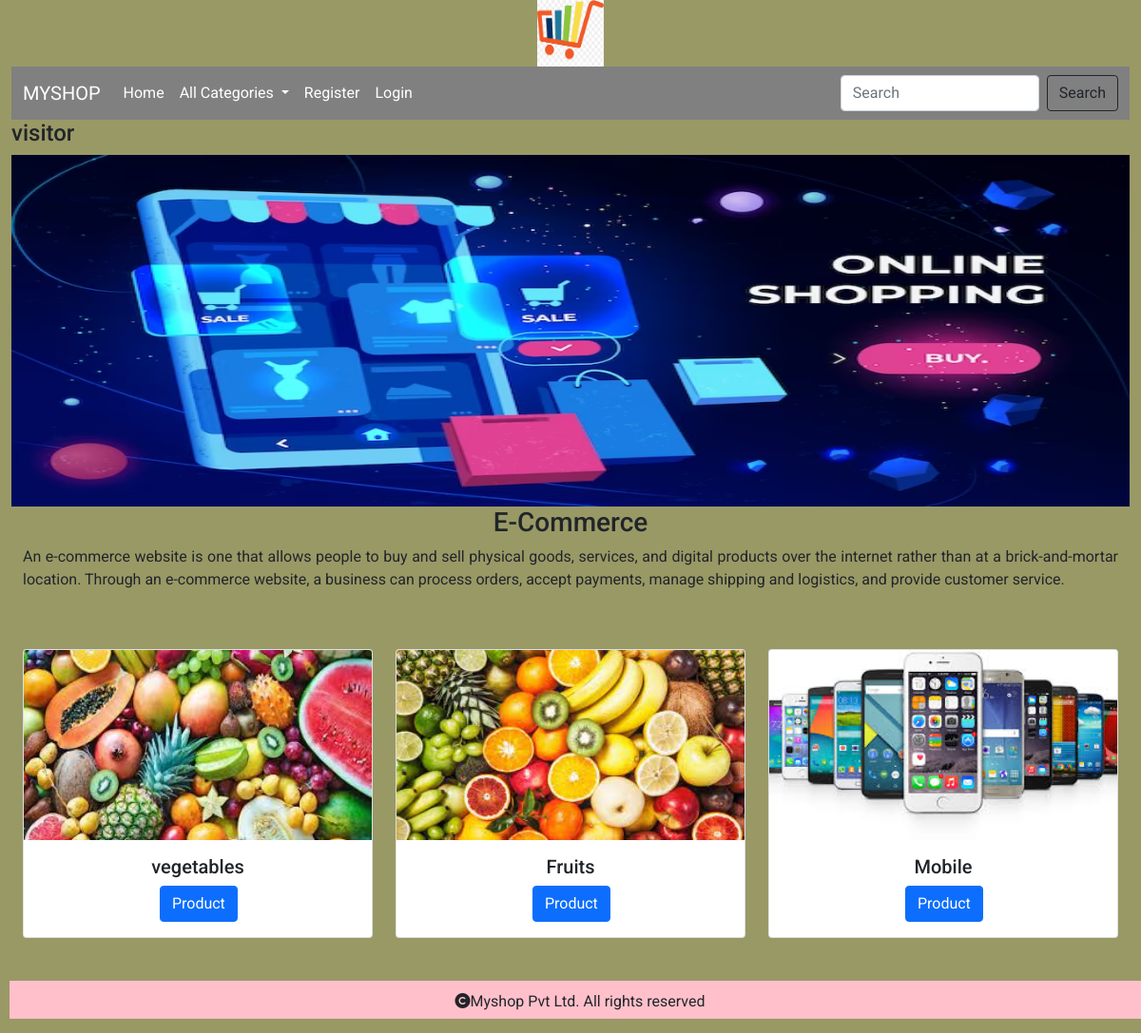
The page / on the database its author committed.
### shop/models.py (models this page shows, shortened)
class Category(models.Model):
    name=models.CharField(max_length=250,unique=True)
    slug=models.SlugField(max_length=250,unique=True)
    description=models.TextField(blank=True)
    image=models.ImageField(upload_to='shop/category',null=True,blank=True)

### shop/views.py (the view)
# urls.py: 2. Add a URL to urlpatterns:  path('', views.home, name='home')
def home(request):
    c=Category.objects.all
    return render(request,'category.html',{'c':c})

### cart/context_processors.py (called while the page is built, shortened)
def counts(request):
    item_count=0
    return{'item_count':item_count}

### shop/context_processors.py (called while the page is built)
def menu_links(request):
    links=Category.objects.all()
    return {'links':links}

### templates/category.html
{% extends 'base.html' %}
{% load static %}
{% block content %}
{% if user.is_authenticated %}
<h4>{{user.username}}</h4>
{% else %}
<h4>visitor</h4>
{% endif %}
<div>
    <center><img src="{% static 'img/b.avif' %}" height="370px" width="100%" alt="img"></center>
    </div>
<div class="container-fluid" style="margin-bottom:100px;height:50px;">
    <h3 class="text-center">E-Commerce</h3>
    <p style="text-align:justify;">An e-commerce website is one that allows people to buy and sell physical goods, services, and digital products over the internet rather than at a brick-and-mortar location. Through an e-commerce website, a business can process orders, accept payments, manage shipping and logistics, and provide customer service.</p>
</div>
<div class="container-fluid" style="margin-bottom:100px;">
    <div class="row ">
        {%for i in c %}
        <div class=" col-sm-4 ">
            <div class="card" style="height:">
                <img src="{{i.image.url}}" class="card-img-top"  alt="..." height="200px">
                <div class="card-body">
                 <h5 class="card-title text-center">{{i.name}}</h5>
                <a href="{% url 'shop:allproducts' i.slug %}" class="btn btn-primary" style="position:relative;left:38%;">Product</a>
                </div>
            </div>
        </div>
        {% endfor %}
{% endblock %}

### templates/base.html (shortened to what this page needs)
<!DOCTYPE html>
{% load static %}
<html lang="en" xmlns="http://www.w3.org/1999/html">
<head>
    <link href="https://cdn.jsdelivr.net/npm/bootstrap@5.0.2/dist/css/bootstrap.min.css" rel="stylesheet">
    <link href="https://cdnjs.cloudflare.com/ajax/libs/font-awesome/6.4.0/css/all.min.css" rel="stylesheet">
    <link rel="stylesheet" href="{% static 'css/style.css' %}">
</head>
<body>
<div class="container-fluid">
    <center><img src="{% static 'img/a.png' %}" height="70px" width="70px" alt="img"></center>
    <nav class="navbar navbar-expand-lg navbar-light bg-light">
        <div class="container-fluid">
            <a class="navbar-brand" href="#">MYSHOP</a>
            <div class="collapse navbar-collapse" id="navbarSupportedContent">
                <ul class="navbar-nav me-auto mb-2 mb-lg-0">
                    <li class="nav-item">
                        <a class="nav-link active" aria-current="page" href="{% url 'shop:home' %}">Home</a>
                    </li>
                    <li class="nav-item dropdown">
                        <a class="nav-link dropdown-toggle" href="#" id="navbarDropdown" role="button" data-bs-toggle="dropdown" aria-expanded="false">
                            All Categories
                        </a>
                    </li>
                    {% if user.is_authenticated %}
                    <li class="nav-item">
                        <a class="nav-link active" aria-current="page" href="{% url 'cart:cartview' %}"><i style="font-size:30px;color:black;" class="fa-solid fa-cart-shopping"></i>{{item_count}}</a>
                    </li>
                    <li class="nav-item">
                        <a class="nav-link active" aria-current="page" href="{% url 'cart:orderview' %}">Your Orders</a>
                    </li>
                    <li class="nav-item">
                        <a class="nav-link active" aria-current="page" href="{% url 'shop:logout' %}">Logout</a>
                    </li>
                    {% else %}
                    <li class="nav-item">
                        <a class="nav-link active" aria-current="page" href="{% url 'shop:register' %}">Register</a>
                    </li>
                    <li class="nav-item">
                        <a class="nav-link active" aria-current="page" href="{% url 'shop:login' %}">Login</a>
                    </li>
                    {% endif %}
                </ul>
                <form method="POST" class="d-flex" action="{% url 'search:searchresult' %}">
                    <input class="form-control me-2" type="search" name="q" placeholder="Search" aria-label="Search">
                    <button class="btn btn-outline-dark" type="submit">Search</button>
                </form>
            </div>
        </div>
    </nav>
    {% block content %}
    {% endblock %}
    <footer class="footer">
        <div>
            <center><p><i class="fa-solid fa-copyright"></i>Myshop Pvt Ltd. All rights reserved</p></center>
        </div>
    </footer>
</div>
</body>
</html>

### static/css/style.css (style rules this page uses)
body { background-color:rgb(153, 153, 102); font-family: 'Roboto', sans-serif; }
.navbar-light .navbar-brand,.navbar-light .navbar-nav .nav-link.active,.navbar-light .navbar-nav .nav-link { color: rgb(255, 255, 255); }
.bg-light { background-color:gray!important; }

### templates/base.html (style rules this page uses)
.footer { width:100%; height:40px; position:fixed; left:10px; bottom:15px; background-color:pink; padding:10px; }

### rows shown on the page
Category: image (picture), name "vegetables"
Category: image (picture), name "Fruits"
Category: image (picture), name "Mobile"
